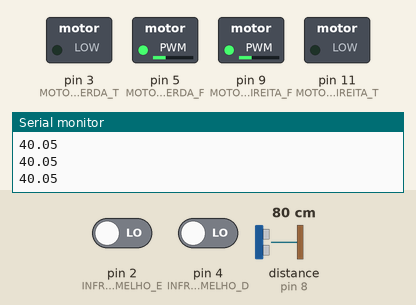
Recording of a sketch running on a simulated Arduino Uno, built with avr-gcc and run on an emulated ATmega328P. Parts: switched loads named in the sketch (green lamp = pin HIGH), the last lines printed to the serial monitor. Wiring (inferred from the names in the program): ultrasonic range finder: trigger pin 7; echo pin 8. Dashed ring = blinking. The inputs (shaded band) are chosen by the test bench; at power-on: distance to the obstacle (sensor on pin 8) 80 cm, pin 2 (INFRAVERMELHO_E) LOW, pin 4 (INFRAVERMELHO_D) LOW. The echo pulse lasts 58.3 µs per cm; pins used as bus, display or sensor lines are not drawn.

Above: at 1.2 s.
1.3 s: distance to the obstacle (sensor on pin 8) set to 17 cm
2.8 s: distance to the obstacle (sensor on pin 8) set to 12 cm
At 4.7 s:
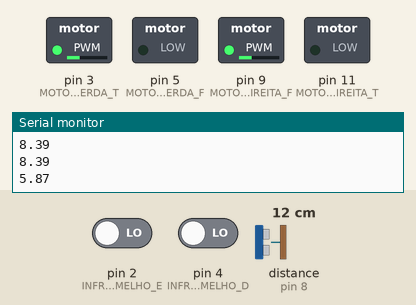
5.8 s: pin 2 (INFRAVERMELHO_E) driven HIGH
8.8 s: pin 2 (INFRAVERMELHO_E) driven LOW
At 9.3 s:
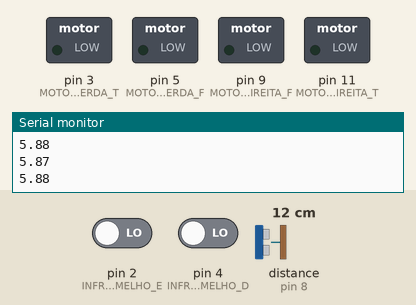
10.3 s: pin 4 (INFRAVERMELHO_D) driven HIGH
At 11.3 s:
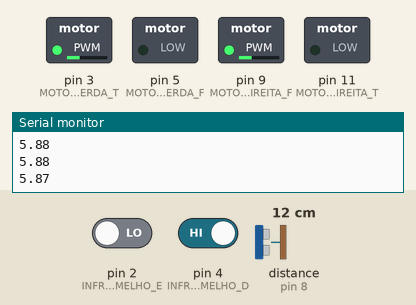
13.3 s: pin 4 (INFRAVERMELHO_D) driven LOW
At 14.0 s:
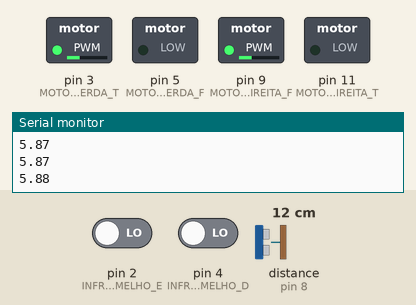
Timing chart, 0 to 15.8 s (numbered marks = the images above; inputs shaded):
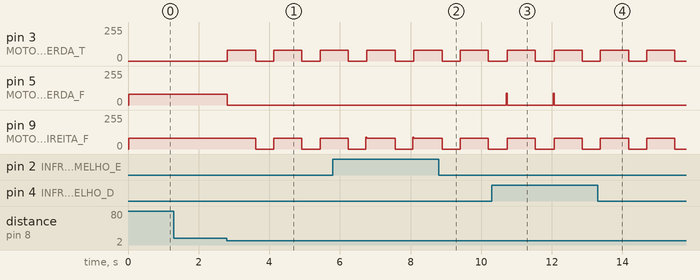

Measured:
- the behaviour switches between 15 and 14 cm on distance to the obstacle (sensor on pin 8) (found by bisection; images 0 and 1)
- after the input at 2.8 s, pin 3 (MOTOR_ESQUERDA_T): alternates 80/255 for 0.80 s and 0/255 for 0.51 s, starting at once; pin 5 (MOTOR_ESQUERDA_F): 80/255 → 0/255 at once; pin 9 (MOTOR_DIREITA_F): alternates 80/255 for 0.80 s and 0/255 for 0.51 s, starting after 0.81 s
- after the input at 10.3 s, pin 5 (MOTOR_ESQUERDA_F): alternates 90/255 for 0.03 s and 0/255 for 1.3 s, starting after 0.41 s
- after the input at 13.3 s, pin 5 (MOTOR_ESQUERDA_F): stops changing and stays 0/255

The sketch:

SegueLinhaEDesviaObsaculo.ino
```cpp
/*
Laboratório de Automação e Robótica Móvel (LARM/UFSC)

Biblioteca do robô para Arduino do projeto Oficina de Robótica

@2026

*/

#define ANALOGICO                   0
#define DIGITAL                     1

/* Se os sensores de infravermelho foram ligados em portas digitais o
valor da macro deve ser DIGITAL, caso contrário, ANALOGICO.
*/
#define INFRAVERMELHO               DIGITAL

// Tipos de dados
typedef const int pino_t;
typedef const int delta_t;
typedef const int velocidade_t;

/*
--------------------------------------------------------------
Motores
--------------------------------------------------------------
*/

pino_t MOTOR_DIREITA_F            = 9;
pino_t MOTOR_DIREITA_T            = 11;
pino_t MOTOR_ESQUERDA_F           = 5;
pino_t MOTOR_ESQUERDA_T           = 3;

/*
--------------------------------------------------------------
Sensores
--------------------------------------------------------------
*/

pino_t ULTRASSOM_ECHO             = 8;
pino_t ULTRASSOM_TRIGGER          = 7;

pino_t INFRAVERMELHO_E            = 2;    // Infravermelho lado esquerdo
pino_t INFRAVERMELHO_D            = 4;    // Infravermelho lado direito

/*
--------------------------------------------------------------
Deltas (diferenças de rotação entre os motores)
--------------------------------------------------------------
*/

delta_t DELTA_MOTOR_DIREITA       = 0;
delta_t DELTA_MOTOR_ESQUERDA      = 0;

/*
--------------------------------------------------------------
Níveis de velocidade
--------------------------------------------------------------
*/

velocidade_t VEL_MAX             = 220;
velocidade_t VEL_MED             = 160;
velocidade_t VEL_MIN             = 100;


/*
Protótipo das funções
*/
float calcularDistancia();
void configurarRobo();
void mostrarMSG(char *msg);
float lerDistancia();
uint8_t lerInfravermelhoEsquerda();
uint8_t lerInfravermelhoDireita();
void roboSetup();
void irParaFrente(velocidade_t velocidade);
void irParaTras(velocidade_t velocidade);
void virarDireita(velocidade_t velocidade);
void virarEsquerda(velocidade_t velocidade);
void girarDireita(velocidade_t velocidade);
void girarEsquerda(velocidade_t velocidade);
void parar();
void checkHardware(bool modo_verboso = false);


/*
Funções setup() e loop()
*/

void setup() {
  roboSetup();
  Serial.begin(9600);
}

void loop() {
    int infraEsq = lerInfravermelhoEsquerda();
    int infraDir = lerInfravermelhoDireita();

    if (infraEsq == 0 && infraDir == 1) {
        virarDireita(90);
        delay(15);
    }
    if (infraEsq == 1 && infraDir == 0) {
        virarEsquerda(90);
        delay(15);
    }

    float distancia = lerDistancia();

    if (distancia < 7) {
        girarEsquerda(80);
        delay(800);
        parar();
        delay(500);
    } else {
        irParaFrente(80);
    }
    Serial.println(distancia);
}


/*
Implementação das funções
*/
float calcularDistancia()
{
    float tempo = 0;

    digitalWrite(ULTRASSOM_TRIGGER, HIGH);
    delayMicroseconds(200);
    digitalWrite(ULTRASSOM_TRIGGER, LOW);

    // Calcular tempo a partir do diparo do sinal
    tempo = pulseIn(ULTRASSOM_ECHO, HIGH);

    return tempo / 2 / 58;
}

void configurarRobo()
{
    // Configurar pinos motores
    pinMode(MOTOR_DIREITA_F, OUTPUT);
    pinMode(MOTOR_DIREITA_T, OUTPUT);
    pinMode(MOTOR_ESQUERDA_F, OUTPUT);
    pinMode(MOTOR_ESQUERDA_T, OUTPUT);

    // Configurar pinos sensores
    pinMode(ULTRASSOM_ECHO, INPUT);
    pinMode(ULTRASSOM_TRIGGER, OUTPUT);

    pinMode(INFRAVERMELHO_E, INPUT);
    pinMode(INFRAVERMELHO_D, INPUT);

    // Garantir que o trigger esteja em zero
    digitalWrite(ULTRASSOM_TRIGGER, LOW);
}

void mostrarMSG(char *msg)
{
    Serial.println("------------------------------------------------------");
    Serial.println(msg                                                     );
    Serial.println("------------------------------------------------------");
    Serial.println();
}

float lerDistancia()
{
    delay(11);
    return calcularDistancia();
}

uint8_t lerInfravermelhoEsquerda()
{
    #if INFRAVERMELHO == DIGITAL
    return digitalRead(INFRAVERMELHO_E);
    #elif INFRAVERMELHO == ANALOGICO
    return analogRead(INFRAVERMELHO_E);
    #endif
}

uint8_t lerInfravermelhoDireita()
{
    #if INFRAVERMELHO == DIGITAL
    return digitalRead(INFRAVERMELHO_D);
    #elif INFRAVERMELHO == ANALOGICO
    return analogRead(INFRAVERMELHO_D);
    #endif
}


void roboSetup()
{
    configurarRobo();
}

void irParaFrente(velocidade_t velocidade)
{
    analogWrite(MOTOR_DIREITA_F, velocidade + DELTA_MOTOR_DIREITA);
    analogWrite(MOTOR_ESQUERDA_F, velocidade + DELTA_MOTOR_ESQUERDA);
}

void irParaTras(velocidade_t velocidade)
{
    analogWrite(MOTOR_DIREITA_T, velocidade + DELTA_MOTOR_DIREITA);
    analogWrite(MOTOR_ESQUERDA_T, velocidade + DELTA_MOTOR_ESQUERDA);
}

void virarDireita(velocidade_t velocidade)
{
    parar();
    analogWrite(MOTOR_DIREITA_F, 0);
    analogWrite(MOTOR_ESQUERDA_F, velocidade + DELTA_MOTOR_ESQUERDA);
}

void virarEsquerda(velocidade_t velocidade)
{
    parar();
    analogWrite(MOTOR_ESQUERDA_F, 0);
    analogWrite(MOTOR_DIREITA_F, velocidade + DELTA_MOTOR_DIREITA);
}

void girarDireita(velocidade_t velocidade)
{
    parar();
    analogWrite(MOTOR_DIREITA_T, velocidade + DELTA_MOTOR_DIREITA);
    analogWrite(MOTOR_ESQUERDA_F, velocidade + DELTA_MOTOR_ESQUERDA);

}

void girarEsquerda(velocidade_t velocidade)
{
    parar();
    analogWrite(MOTOR_DIREITA_F, velocidade + DELTA_MOTOR_DIREITA);
    analogWrite(MOTOR_ESQUERDA_T, velocidade + DELTA_MOTOR_ESQUERDA);
}

void parar()
{
    analogWrite(MOTOR_DIREITA_F, 0);
    analogWrite(MOTOR_DIREITA_T, 0);
    analogWrite(MOTOR_ESQUERDA_F, 0);
    analogWrite(MOTOR_ESQUERDA_T, 0);
}

void checkHardware(bool modo_verboso = false)
{
    if (modo_verboso) {
        mostrarMSG("Verificação de hardware");
        Serial.println("--> acionando motores para frente                     ");

        irParaFrente(VEL_MED);
        delay(2000);
        parar();

        Serial.println("--> acionando motores para tras                       ");

        irParaTras(VEL_MED);
        delay(2000);
        parar();

        Serial.println("--> acionando motores para virar a direita            ");

        virarDireita(VEL_MED);
        delay(2000);
        parar();

        Serial.println("--> acionando motores para virar a esquerda           ");

        virarEsquerda(VEL_MED);
        delay(2000);
        parar();

        Serial.println("--> acionando motores para girar a direita            ");

        girarDireita(VEL_MED);
        delay(2000);
        parar();

        Serial.println("--> acionando motores para girar a esquerda           ");

        girarEsquerda(VEL_MED);
        delay(2000);
    }
    else {
        irParaFrente(VEL_MED);
        delay(2000);
        parar();

        irParaTras(VEL_MED);
        delay(2000);
        parar();

        virarDireita(VEL_MED);
        delay(2000);
        parar();

        virarEsquerda(VEL_MED);
        delay(2000);
        parar();

        girarDireita(VEL_MED);
        delay(2000);
        parar();

        girarEsquerda(VEL_MED);
        delay(2000);
        parar();
    }
    Serial.println("Check de hardware concluído");
    parar();
}
```
